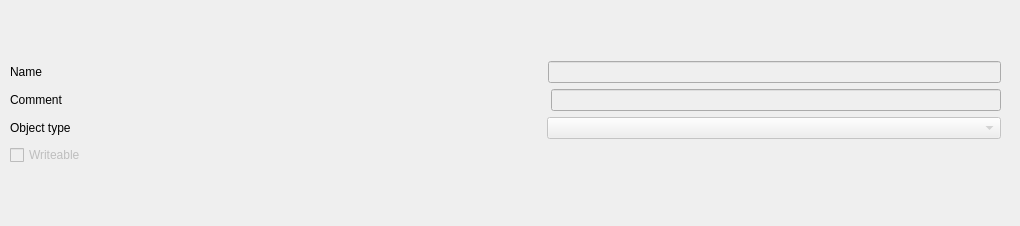
      <widget class="QWidget" name="tab_9">
       <attribute name="title">
        <string>General</string>
       </attribute>
       <widget class="QWidget" name="verticalLayoutWidget_2">
        <property name="geometry">
         <rect>
          <x>0</x>
          <y>10</y>
          <width>1011</width>
          <height>207</height>
         </rect>
        </property>
        <layout class="QVBoxLayout" name="verticalLayout">
         <property name="leftMargin">
          <number>10</number>
         </property>
         <property name="topMargin">
          <number>10</number>
         </property>
         <property name="rightMargin">
          <number>10</number>
         </property>
         <property name="bottomMargin">
          <number>10</number>
         </property>
         <item>
          <layout class="QVBoxLayout" name="verticalLayout_11">
           <item>
            <layout class="QHBoxLayout" name="horizontalLayout_29">
             <item>
              <widget class="QLabel" name="label_25">
               <property name="text">
                <string>Name</string>
               </property>
              </widget>
             </item>
             <item>
              <spacer name="horizontalSpacer_10">
               <property name="orientation">
                <enum>Qt::Horizontal</enum>
               </property>
               <property name="sizeType">
                <enum>QSizePolicy::Maximum</enum>
               </property>
               <property name="sizeHint" stdset="0">
                <size>
                 <width>500</width>
                 <height>20</height>
                </size>
               </property>
              </spacer>
             </item>
             <item>
              <widget class="QLineEdit" name="editorGeneralNameEdit">
               <property name="enabled">
                <bool>false</bool>
               </property>
               <property name="alignment">
                <set>Qt::AlignCenter</set>
               </property>
              </widget>
             </item>
            </layout>
           </item>
           <item>
            <layout class="QHBoxLayout" name="horizontalLayout_28">
             <item>
              <widget class="QLabel" name="label_21">
               <property name="text">
                <string>Comment</string>
               </property>
              </widget>
             </item>
             <item>
              <spacer name="horizontalSpacer_12">
               <property name="orientation">
                <enum>Qt::Horizontal</enum>
               </property>
               <property name="sizeType">
                <enum>QSizePolicy::Maximum</enum>
               </property>
               <property name="sizeHint" stdset="0">
                <size>
                 <width>482</width>
                 <height>20</height>
                </size>
               </property>
              </spacer>
             </item>
             <item>
              <widget class="QLineEdit" name="editorGeneralCommentEdit">
               <property name="enabled">
                <bool>false</bool>
               </property>
               <property name="alignment">
                <set>Qt::AlignCenter</set>
               </property>
              </widget>
             </item>
            </layout>
           </item>
           <item>
            <layout class="QHBoxLayout" name="horizontalLayout_32">
             <item>
              <widget class="QLabel" name="label_28">
               <property name="text">
                <string>Object type</string>
               </property>
              </widget>
             </item>
             <item>
              <spacer name="horizontalSpacer_13">
               <property name="orientation">
                <enum>Qt::Horizontal</enum>
               </property>
               <property name="sizeType">
                <enum>QSizePolicy::Maximum</enum>
               </property>
               <property name="sizeHint" stdset="0">
                <size>
                 <width>470</width>
                 <height>20</height>
                </size>
               </property>
              </spacer>
             </item>
             <item>
              <widget class="QComboBox" name="editorGeneralObjecttypeComboBox">
               <property name="enabled">
                <bool>false</bool>
               </property>
               <property name="sizePolicy">
                <sizepolicy hsizetype="Expanding" vsizetype="Fixed">
                 <horstretch>0</horstretch>
                 <verstretch>0</verstretch>
                </sizepolicy>
               </property>
               <property name="editable">
                <bool>false</bool>
               </property>
               <property name="currentText">
                <string/>
               </property>
               <property name="insertPolicy">
                <enum>QComboBox::NoInsert</enum>
               </property>
              </widget>
             </item>
            </layout>
           </item>
           <item>
            <widget class="QCheckBox" name="editorGeneralWriteableCheckBox">
             <property name="enabled">
              <bool>false</bool>
             </property>
             <property name="focusPolicy">
              <enum>Qt::NoFocus</enum>
             </property>
             <property name="text">
              <string>Writeable</string>
             </property>
             <property name="checkable">
              <bool>true</bool>
             </property>
            </widget>
           </item>
          </layout>
         </item>
        </layout>
       </widget>
      </widget>
